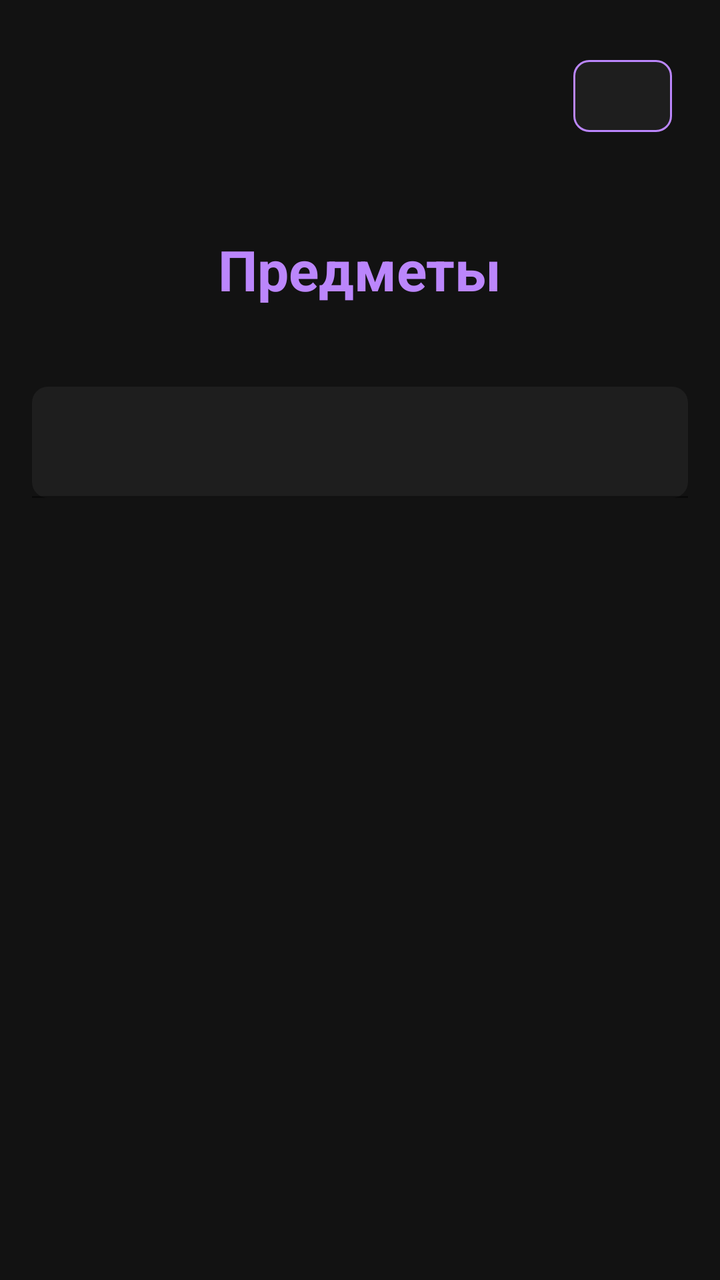
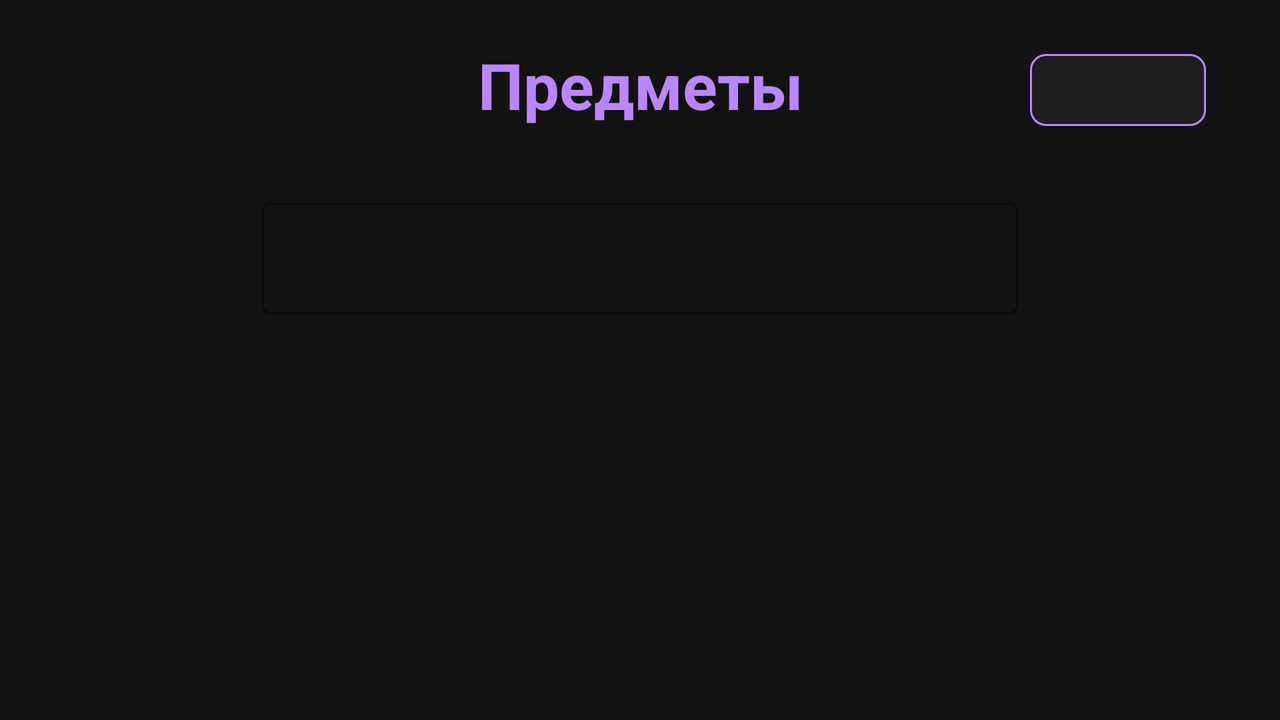

Compare how this app lays out the same screen by default and in its alternative resource folder. The renders come first, then the two layout files and the values they reference.
<!-- AndroidManifest.xml: application theme Theme.Electronic_journal -->
<!-- res/layout/fragment_teacher_subject.xml -->
<?xml version="1.0" encoding="utf-8"?>
<androidx.constraintlayout.widget.ConstraintLayout
    xmlns:android="http://schemas.android.com/apk/res/android"
    xmlns:app="http://schemas.android.com/apk/res-auto"
    xmlns:tools="http://schemas.android.com/tools"
    style="@style/DarkBackgroundConstraintLayout"
    tools:context=".fragment.teacher.TeacherSubjectFragment">

    
    <ScrollView
        android:id="@+id/scrollView"
        android:layout_width="0dp"
        android:layout_height="0dp"
        style="@style/DarkScrollViewConstraint"
        app:layout_constraintTop_toTopOf="parent"
        app:layout_constraintBottom_toBottomOf="parent"
        app:layout_constraintStart_toStartOf="parent"
        app:layout_constraintEnd_toEndOf="parent">

        <androidx.constraintlayout.widget.ConstraintLayout
            android:layout_width="match_parent"
            android:layout_height="wrap_content"
            android:padding="16dp">

            <TextView
                android:id="@+id/tvTitle"
                android:layout_width="wrap_content"
                android:layout_height="wrap_content"
                style="@style/DarkTitle28Text"
                android:layout_marginTop="100dp"
                android:text="@string/subjects"
                app:layout_constraintTop_toTopOf="parent"
                app:layout_constraintStart_toStartOf="parent"
                app:layout_constraintEnd_toEndOf="parent" />

            <com.google.android.material.textfield.TextInputLayout
                android:id="@+id/searchInputLayout"
                android:layout_width="0dp"
                android:layout_height="wrap_content"
                android:layout_marginTop="40dp"
                app:layout_constraintTop_toBottomOf="@id/tvTitle"
                app:layout_constraintStart_toStartOf="parent"
                app:layout_constraintEnd_toEndOf="parent"
                app:hintTextColor="@color/white"
                app:boxBackgroundColor="@color/darkCardBackground"
                app:boxCornerRadiusTopStart="8dp"
                app:boxCornerRadiusTopEnd="8dp"
                app:boxCornerRadiusBottomStart="8dp"
                app:boxCornerRadiusBottomEnd="8dp"
                app:endIconDrawable="@drawable/ic_search"
                app:endIconTint="@color/white"
                app:endIconMode="custom">

                <com.google.android.material.textfield.TextInputEditText
                    android:layout_width="match_parent"
                    android:layout_height="wrap_content"
                    android:textColor="@color/white" />
            </com.google.android.material.textfield.TextInputLayout>

            
            <com.google.android.material.button.MaterialButton
                android:id="@+id/btnReload"
                android:layout_width="0dp"
                android:layout_height="wrap_content"
                style="@style/ButtonOutlinedDarkAccent"
                android:layout_marginTop="8dp"
                android:layout_marginEnd="8dp"
                app:layout_constraintTop_toTopOf="parent"
                app:layout_constraintEnd_toEndOf="parent"
                app:layout_constraintWidth_percent="0.15"
                app:icon="@drawable/ic_refresh"
                app:iconTint="@color/white"
                app:iconGravity="textStart" />

            <androidx.constraintlayout.widget.ConstraintLayout
                android:id="@+id/subjectsContainer"
                android:layout_width="0dp"
                android:layout_height="wrap_content"
                android:layout_marginTop="32dp"
                app:layout_constraintTop_toBottomOf="@id/searchInputLayout"
                app:layout_constraintStart_toStartOf="parent"
                app:layout_constraintEnd_toEndOf="parent" />

        </androidx.constraintlayout.widget.ConstraintLayout>
    </ScrollView>

</androidx.constraintlayout.widget.ConstraintLayout>
<!-- resources referenced by this layout -->
<resources>
  <color name="darkCardBackground">#1E1E1E</color>
  <color name="white">#FFFFFF</color>
  <string name="subjects">Предметы</string>
  <style name="ButtonOutlinedDarkAccent" parent="@style/Widget.MaterialComponents.Button.OutlinedButton">
          <item name="android:textColor">@color/white</item>
          <item name="cornerRadius">8dp</item>
          <item name="strokeColor">@color/darkAccent</item>
          <item name="iconTint">@android:color/white</item>
          <item name="backgroundTint">@color/darkCardBackground</item>
      </style>
  <style name="DarkBackgroundConstraintLayout">
          <item name="android:layout_width">match_parent</item>
          <item name="android:layout_height">match_parent</item>
          <item name="android:background">@color/dark_background</item>
      </style>
  <style name="DarkScrollViewConstraint">
          <item name="android:layout_width">0dp</item>
          <item name="android:layout_height">0dp</item>
          <item name="android:fillViewport">true</item>
      </style>
  <style name="DarkTitle28Text">
          <item name="android:textSize">28sp</item>
          <item name="android:textStyle">bold</item>
          <item name="android:textColor">@color/darkAccent</item>
      </style>
  <style name="Theme.Electronic_journal" parent="Theme.MaterialComponents.DayNight.NoActionBar">
          
          <item name="colorPrimary">@color/purple_500</item>
          <item name="colorPrimaryVariant">@color/purple_700</item>
          <item name="colorOnPrimary">@color/white</item>
          
          <item name="colorSecondary">@color/teal_200</item>
          <item name="colorSecondaryVariant">@color/teal_700</item>
          <item name="colorOnSecondary">@color/black</item>
          
          <item name="android:statusBarColor">?attr/colorPrimaryVariant</item>
          
      </style>
  <color name="darkAccent">#BB86FC</color>
  <color name="dark_background">#121212</color>
  <color name="purple_500">#FF6200EE</color>
  <color name="purple_700">#FF3700B3</color>
  <color name="teal_200">#FF03DAC5</color>
  <color name="teal_700">#FF018786</color>
  <color name="black">#FF000000</color>
</resources>
<!-- res/layout-land/fragment_teacher_subject.xml (the repository's variant of the layout above) -->
<!-- drawn on the phone turned sideways -->
<?xml version="1.0" encoding="utf-8"?>
<androidx.constraintlayout.widget.ConstraintLayout
    xmlns:android="http://schemas.android.com/apk/res/android"
    xmlns:app="http://schemas.android.com/apk/res-auto"
    xmlns:tools="http://schemas.android.com/tools"
    style="@style/DarkBackgroundConstraintLayout"
    tools:context=".fragment.teacher.TeacherSubjectFragment">

    
    <ScrollView
        android:id="@+id/scrollView"
        android:layout_width="0dp"
        android:layout_height="0dp"
        android:fillViewport="true"
        app:layout_constraintTop_toTopOf="parent"
        app:layout_constraintBottom_toBottomOf="parent"
        app:layout_constraintStart_toStartOf="parent"
        app:layout_constraintEnd_toEndOf="parent">

        <androidx.constraintlayout.widget.ConstraintLayout
            android:layout_width="match_parent"
            android:layout_height="wrap_content"
            android:padding="5dp">

            
            <TextView
                android:id="@+id/tvTitle"
                android:layout_width="0dp"
                android:layout_height="wrap_content"
                android:text="@string/subjects"
                android:textSize="32sp"
                android:textColor="@color/darkAccent"
                android:gravity="center"
                android:textStyle="bold"
                android:layout_marginTop="16dp"
                app:layout_constraintTop_toTopOf="parent"
                app:layout_constraintStart_toStartOf="parent"
                app:layout_constraintEnd_toEndOf="parent" />

            
            <com.google.android.material.button.MaterialButton
                android:id="@+id/btnReload"
                style="@style/ButtonOutlinedDarkAccent"
                android:layout_width="wrap_content"
                android:layout_height="wrap_content"
                android:layout_marginTop="16dp"
                android:layout_marginEnd="32dp"
                app:layout_constraintTop_toTopOf="parent"
                app:layout_constraintEnd_toEndOf="parent"
                app:icon="@drawable/ic_refresh"
                app:iconTint="@color/white"
                app:iconGravity="textStart" />

            
            <com.google.android.material.textfield.TextInputLayout
                android:id="@+id/searchInputLayout"
                style="@style/OutlinedBoxDarkAccent"
                android:layout_width="0dp"
                android:layout_height="wrap_content"
                android:layout_marginTop="32dp"
                android:layout_marginStart="64dp"
                android:layout_marginEnd="64dp"
                app:layout_constraintTop_toBottomOf="@id/tvTitle"
                app:layout_constraintStart_toStartOf="parent"
                app:layout_constraintEnd_toEndOf="parent"
                app:layout_constraintWidth_percent="0.6"
                app:endIconDrawable="@drawable/ic_search"
                app:endIconTint="@color/white"
                app:endIconMode="custom">

                <com.google.android.material.textfield.TextInputEditText
                    android:layout_width="match_parent"
                    android:layout_height="wrap_content"
                    android:textColor="@color/white"/>
            </com.google.android.material.textfield.TextInputLayout>

            
            <androidx.constraintlayout.widget.ConstraintLayout
                android:id="@+id/subjectsContainer"
                android:layout_width="0dp"
                android:layout_height="wrap_content"
                android:layout_marginTop="32dp"
                app:layout_constraintTop_toBottomOf="@id/searchInputLayout"
                app:layout_constraintStart_toStartOf="parent"
                app:layout_constraintEnd_toEndOf="parent"
                app:layout_constraintWidth_percent="0.5"
                android:orientation="vertical" />

        </androidx.constraintlayout.widget.ConstraintLayout>
    </ScrollView>
</androidx.constraintlayout.widget.ConstraintLayout>
<!-- resources referenced by the variant -->
<!-- as the phone turned sideways resolves them -->
<resources>
  <color name="darkAccent">#BB86FC</color>
  <color name="white">#FFFFFF</color>
  <string name="subjects">Предметы</string>
  <style name="ButtonOutlinedDarkAccent" parent="@style/Widget.MaterialComponents.Button.OutlinedButton">
          <item name="android:textColor">@color/white</item>
          <item name="cornerRadius">8dp</item>
          <item name="strokeColor">@color/darkAccent</item>
          <item name="iconTint">@android:color/white</item>
          <item name="backgroundTint">@color/darkCardBackground</item>
      </style>
  <style name="DarkBackgroundConstraintLayout">
          <item name="android:layout_width">match_parent</item>
          <item name="android:layout_height">match_parent</item>
          <item name="android:background">@color/dark_background</item>
      </style>
  <style name="OutlinedBoxDarkAccent" parent="@style/Widget.MaterialComponents.TextInputLayout.OutlinedBox">
          
          <item name="boxStrokeColor">@color/darkAccent</item>
      </style>
  <style name="Theme.Electronic_journal" parent="Theme.MaterialComponents.DayNight.NoActionBar">
          
          <item name="colorPrimary">@color/purple_500</item>
          <item name="colorPrimaryVariant">@color/purple_700</item>
          <item name="colorOnPrimary">@color/white</item>
          
          <item name="colorSecondary">@color/teal_200</item>
          <item name="colorSecondaryVariant">@color/teal_700</item>
          <item name="colorOnSecondary">@color/black</item>
          
          <item name="android:statusBarColor">?attr/colorPrimaryVariant</item>
          
      </style>
  <color name="darkCardBackground">#1E1E1E</color>
  <color name="dark_background">#121212</color>
  <color name="purple_500">#FF6200EE</color>
  <color name="purple_700">#FF3700B3</color>
  <color name="teal_200">#FF03DAC5</color>
  <color name="teal_700">#FF018786</color>
  <color name="black">#FF000000</color>
</resources>
